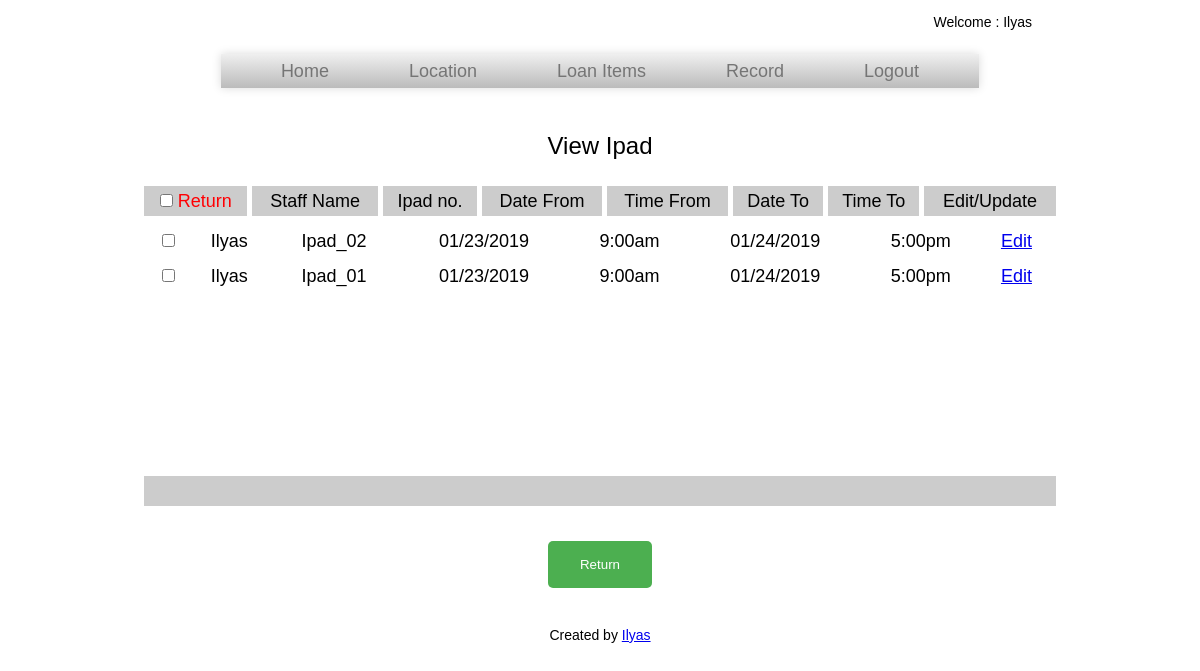
The app's page /tablet_loan_view.php (signed in) with its own data.
### tables this page shows
CREATE TABLE `loan_ipad_tbl` (
  `loan_ipad_id` int(11) NOT NULL auto_increment,
  `name` varchar(100) NOT NULL,
  `date_from` varchar(100) NOT NULL,
  `date_to` varchar(100) NOT NULL,
  `staff_id` int(11) NOT NULL,
  `time_from` varchar(100) NOT NULL,
  `time_to` varchar(100) NOT NULL,
  `ipad_name` varchar(100) NOT NULL,
  PRIMARY KEY  (`loan_ipad_id`),
  KEY `FK_loan_ipads_1` (`staff_id`)
);

### tablet_loan_view.php (the view, shortened to what this page needs)
<!DOCTYPE html>
<html>
<head>
<link rel="stylesheet" href="css/style.css"/>
</head>
<body>
<center>
<?php include("header.php"); ?>
     <p><font size="+2">View Ipad</font></p>
    <br/>
<?php
include_once('connections/dbConfig.php');
$query = mysqli_query($conn,"SELECT * FROM loan_ipad_tbl WHERE staff_id=".$_SESSION['staff_id']." ORDER BY loan_ipad_id DESC");
?>
<form name="bulk_action_form" action="ipad_loan_delete.php" method="post" onSubmit="return delete_confirm();"/>
    <table border=0 cellpadding='4' cellspacing='5' width="90%">
    <tr bgcolor='#CCCCCC'>
            <td align="center"><input type="checkbox" name="select_all" id="select_all" value=""/> <font color="#FF0004">Return</font></td>
            <td align="center">Staff Name</td>
            <td align="center">Ipad no.</td>
            <td align="center">Date From</td>
            <td align="center">Time From</td>
            <td align="center">Date To</td>
            <td align="center">Time To</td>
            <td align="center">Edit/Update</td>
        </tr></table>
        <div style='height:250px; overflow-y:scroll; width:1010px;'>
         <table border=0 cellpadding='4' cellspacing='5' width="90%">
        <?php
            if(mysqli_num_rows($query) > 0){
                while($row = mysqli_fetch_assoc($query)){
        ?>
        <tr>
        <td align="center"><input type="checkbox" name="checked_id[]" class="checkbox" value="<?php echo $row['loan_ipad_id']; ?>"/></td>
            <td align="center"><?php echo $row['name']; ?></td>
            <td align="center"><?php echo $row['ipad_name']; ?></td>
            <td align="center"><?php echo $row['date_from']; ?></td>
            <td align="center"><?php echo $row['time_from']; ?></td>
            <td align="center"><?php echo $row['date_to']; ?></td>
            <td align="center"><?php echo $row['time_to']; ?></td>
            <td align="center"><a href="ipad_loan_edit.php?loan_ipad_id=<?php echo $row['loan_ipad_id']; ?>">Edit</a></td>
        </tr>
        <?php } }else{ ?>
           <tr><td colspan="5">No records found.</td>
        <?php } ?></tr>
           </table></div>
           <table border=0 cellpadding='4' cellspacing='5' width="90%">
           <tr><td bgcolor='#CCCCCC' colspan="8" >&nbsp;</td></tr>
           <tr>
         <td align="center" colspan="8"><br><input type="submit" class="btn btn-danger" name="bulk_delete_submit" value="Return"/></td>
    </table>
<?php include("footer.php"); ?>
    </center>
</body>
</html>

### css/style.css (style rules this page uses)
body, div, h1, h2, h3, h4, h5, h6, p, ul, ol, li, dl, dt, dd, img, form, fieldset, input, textarea, table, blockquote { margin: 0; padding: 0; border: 0; }
body { margin: 0px auto; font-family: sans-serif; font-size: 18px; line-height: 22px; width:1024px; }
input[type=button], input[type=submit], input[type=reset] { background-color: #4CAF50; border: none; color: white; padding: 16px 32px; text-decoration: none; margin: 4px 2px; cursor: pointer; border-radius: 5px; }

### records on screen
loan_ipad_tbl: name "Ilyas", ipad_name "Ipad_02", date_from "01/23/2019", time_from "9:00am", date_to "01/24/2019", time_to "5:00pm"
loan_ipad_tbl: name "Ilyas", ipad_name "Ipad_01", date_from "01/23/2019", time_from "9:00am", date_to "01/24/2019", time_to "5:00pm"

### other values on screen
$_SESSION['name'] "Ilyas"
